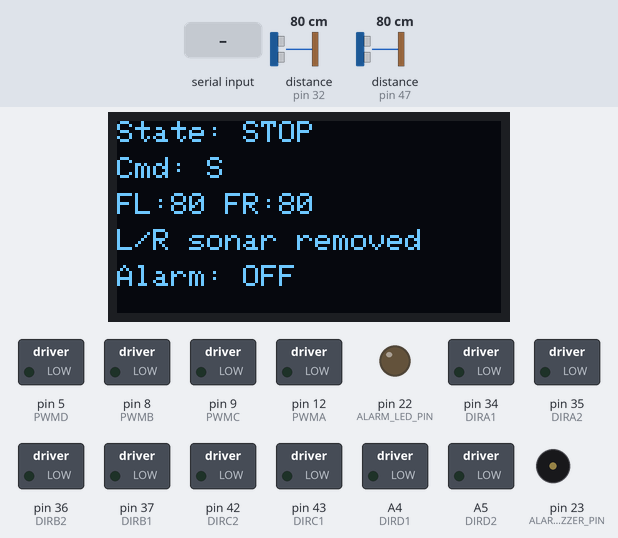
The sketch below on a simulated Arduino Mega 2560, built with avr-gcc and run on an emulated ATmega2560. On the bench: 128×64 one-colour display, switched loads named in the sketch (green lamp = pin HIGH), output pins drawn as LEDs (lit = HIGH), buzzer (waves = sounding, pin HIGH). Wiring (inferred from the names in the program): 2 × ultrasonic range finder: trigger pin 33, echo pin 32 / trigger pin 48, echo pin 47. The test bench sets the inputs (shaded band); at power-on: distance to the obstacle (sensors on pin 32, pin 47) 80 cm. The echo pulse lasts 58.3 µs per cm; pins used as bus, display or sensor lines are not drawn.

Above: at 1.2 s.
1.3 s: "B\n" received over Serial
At 1.9 s:
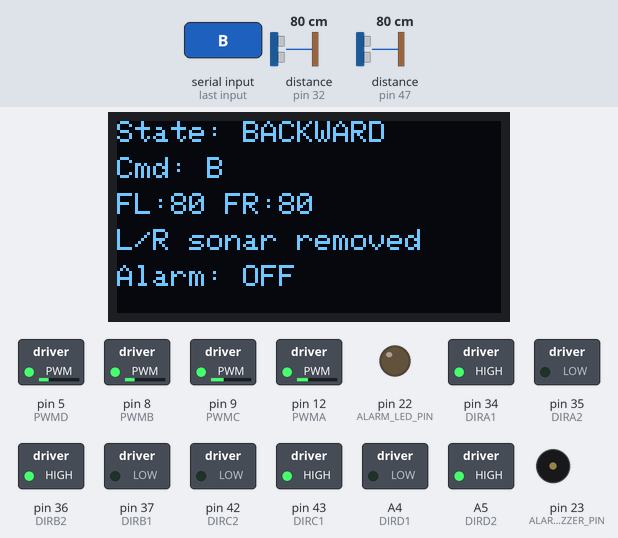
3.7 s: "L\n" received over Serial
At 5.7 s:
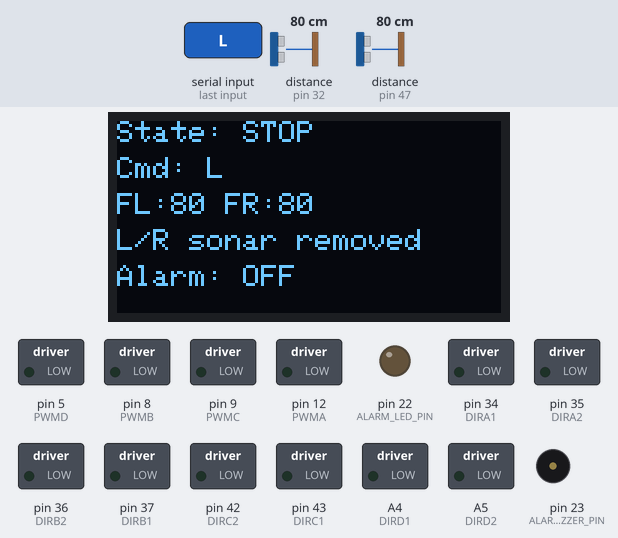
6.0 s: "R\n" received over Serial
At 6.6 s:
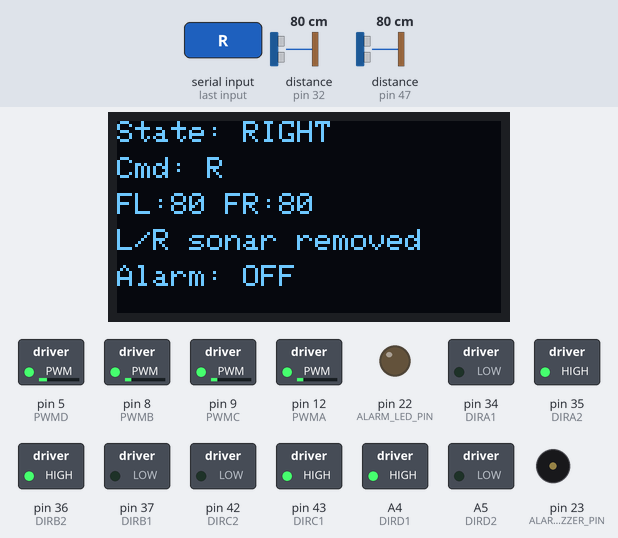
8.5 s: "F\n" received over Serial
At 9.1 s:
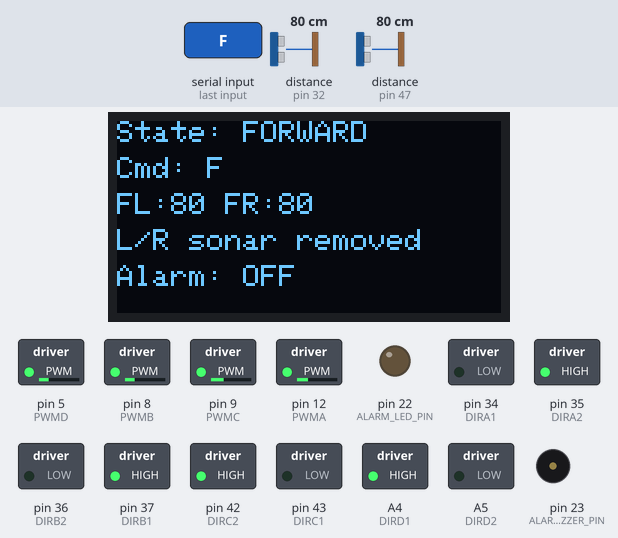
11.0 s: "LL\n" received over Serial
At 11.6 s:
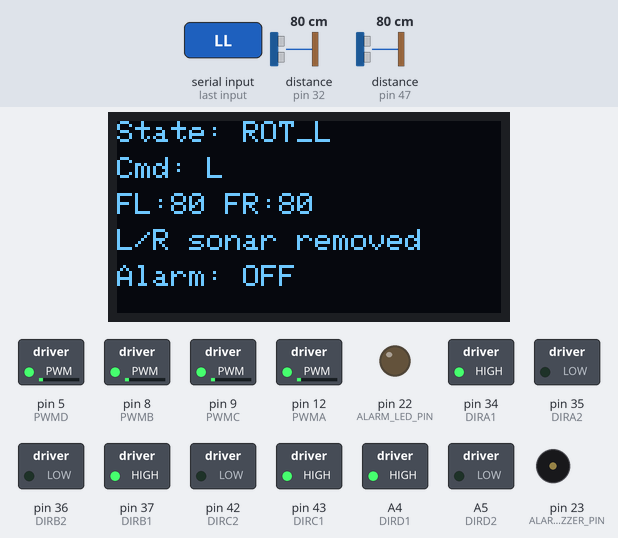
13.5 s: "RR\n" received over Serial
At 14.1 s:
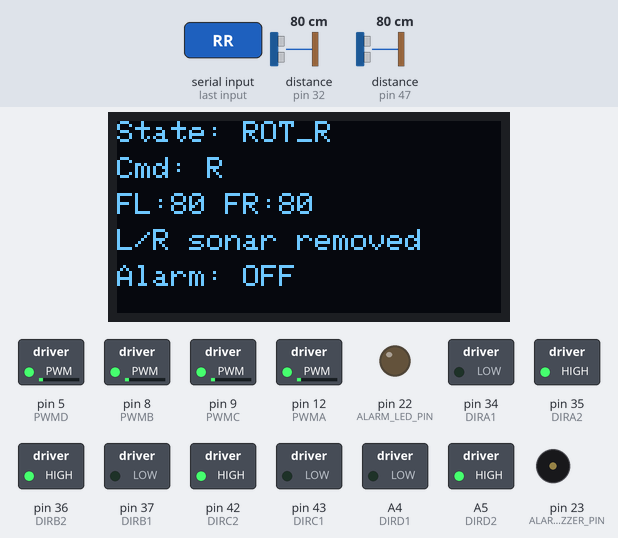
Timing chart, 0 to 16.5 s (numbered marks = the images above; inputs shaded):
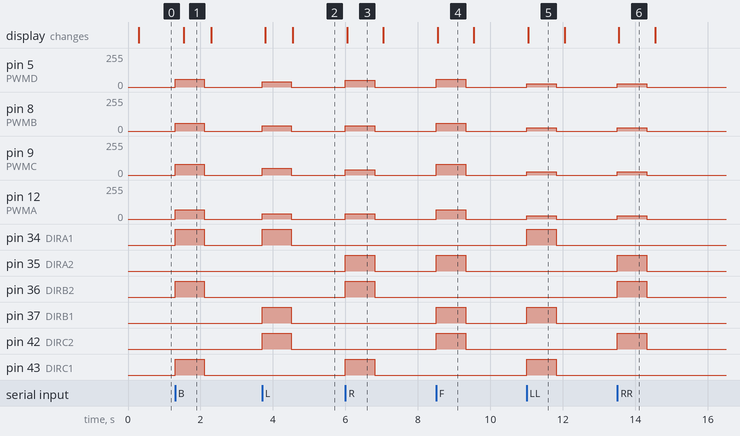

The sketch:

non_PID_slow.ino
```cpp
#include <Arduino.h>
#include <Wire.h>
#include <Adafruit_GFX.h>
#include <Adafruit_SSD1306.h>

// ====================================================================
// 模块1：引脚定义
// ====================================================================

// 电机引脚
#define PWMA 12
#define DIRA1 34
#define DIRA2 35
#define PWMB 8
#define DIRB1 37
#define DIRB2 36
#define PWMC 9
#define DIRC1 43
#define DIRC2 42
#define PWMD 5
#define DIRD1 A4
#define DIRD2 A5

// 超声波引脚
#define FRONT_LEFT_TRIG_PIN 48
#define FRONT_LEFT_ECHO_PIN 47
#define FRONT_RIGHT_TRIG_PIN 33
#define FRONT_RIGHT_ECHO_PIN 32

// OLED
#define OLED_SCREEN_WIDTH 128
#define OLED_SCREEN_HEIGHT 64
#define OLED_RESET -1
#define OLED_I2C_ADDRESS 0x3C
Adafruit_SSD1306 oledDisplay(OLED_SCREEN_WIDTH, OLED_SCREEN_HEIGHT, &Wire, OLED_RESET);

// 报警输出
#define ALARM_LED_PIN 22
#define ALARM_BUZZER_PIN 23

// ====================================================================
// 模块2：全局参数配置
// ====================================================================

// PWM 设置
const int PWM_MIN = 0;
const int PWM_MAX = 255;
const int  BASE_PWM = 60;
const int SIDE_PWM = 40;
const int ROTATE_PWM = 65;

// 避障阈值
const int FRONT_OBSTACLE_CM = 6;

// 周期参数
const unsigned long SONAR_READ_INTERVAL_MS = 120UL;
const unsigned long OLED_REFRESH_INTERVAL_MS = 250UL;
const unsigned long ALARM_BLINK_INTERVAL_MS = 300UL;
const unsigned long COMMAND_TIMEOUT_MS = 800UL;
const unsigned long EMERGENCY_OLED_BLINK_INTERVAL_MS = 120UL;

// ====================================================================
// 模块3：枚举和全局变量
// ====================================================================

enum RobotState {
  ROBOT_STOP = 0,
  ROBOT_FORWARD,
  ROBOT_BACKWARD,
  ROBOT_LEFT,
  ROBOT_RIGHT,
  ROBOT_ROTATE_LEFT,
  ROBOT_ROTATE_RIGHT,
  ROBOT_ALARM
};

RobotState robotState = ROBOT_STOP;

// 串口命令
char lastCmd = 'S';
unsigned long lastCommandTimeMs = 0;

// 报警相关
bool alarmActive = false;
bool alarmToggleState = false;
unsigned long lastAlarmBlinkMs = 0;
bool emergencyObstacleActive = false;
bool emergencyOledBlinkOn = false;
unsigned long lastEmergencyOledBlinkMs = 0;

// 超声波测距结果
long frontLeftDistCm = -1;
long frontRightDistCm = -1;
unsigned long lastSonarReadMs = 0;

// OLED
bool oledReady = false;
unsigned long lastOledRefreshMs = 0;

// ====================================================================
// 模块5：电机控制宏定义
// ====================================================================

#define MOTORA_FORWARD(pwm) do{ digitalWrite(DIRA1, LOW);  digitalWrite(DIRA2, HIGH); analogWrite(PWMA, (pwm)); }while(0)
#define MOTORA_BACKOFF(pwm) do{ digitalWrite(DIRA1, HIGH); digitalWrite(DIRA2, LOW);  analogWrite(PWMA, (pwm)); }while(0)
#define MOTORA_STOP()       do{ digitalWrite(DIRA1, LOW);  digitalWrite(DIRA2, LOW);  analogWrite(PWMA, 0); }while(0)

#define MOTORB_FORWARD(pwm) do{ digitalWrite(DIRB1, LOW);  digitalWrite(DIRB2, HIGH); analogWrite(PWMB, (pwm)); }while(0)
#define MOTORB_BACKOFF(pwm) do{ digitalWrite(DIRB1, HIGH); digitalWrite(DIRB2, LOW);  analogWrite(PWMB, (pwm)); }while(0)
#define MOTORB_STOP()       do{ digitalWrite(DIRB1, LOW);  digitalWrite(DIRB2, LOW);  analogWrite(PWMB, 0); }while(0)

#define MOTORC_FORWARD(pwm) do{ digitalWrite(DIRC1, LOW);  digitalWrite(DIRC2, HIGH); analogWrite(PWMC, (pwm)); }while(0)
#define MOTORC_BACKOFF(pwm) do{ digitalWrite(DIRC1, HIGH); digitalWrite(DIRC2, LOW);  analogWrite(PWMC, (pwm)); }while(0)
#define MOTORC_STOP()       do{ digitalWrite(DIRC1, LOW);  digitalWrite(DIRC2, LOW);  analogWrite(PWMC, 0); }while(0)

#define MOTORD_FORWARD(pwm) do{ digitalWrite(DIRD1, LOW);  digitalWrite(DIRD2, HIGH); analogWrite(PWMD, (pwm)); }while(0)
#define MOTORD_BACKOFF(pwm) do{ digitalWrite(DIRD1, HIGH); digitalWrite(DIRD2, LOW);  analogWrite(PWMD, (pwm)); }while(0)
#define MOTORD_STOP()       do{ digitalWrite(DIRD1, LOW);  digitalWrite(DIRD2, LOW);  analogWrite(PWMD, 0); }while(0)

// ====================================================================
// 模块6：电机控制函数（全部开环）
// ====================================================================

int clampPwm(int pwm) {
  return constrain(pwm, PWM_MIN, PWM_MAX);
}

void stopAllMotors() {
  MOTORA_STOP();
  MOTORB_STOP();
  MOTORC_STOP();
  MOTORD_STOP();
}

void moveForward(int pwm) {
  int p = clampPwm(pwm);
  MOTORA_FORWARD(p + 10);  // 保留原本偏置
  MOTORC_FORWARD(p + 20);
  MOTORB_BACKOFF(p);
  MOTORD_BACKOFF(p);
}

void moveBackward(int pwm) {
  int p = clampPwm(pwm);
  MOTORA_BACKOFF(p + 10);
  MOTORC_BACKOFF(p + 20);
  MOTORB_FORWARD(p);
  MOTORD_FORWARD(p);
}

void moveLeft(int pwm) {
  int p = clampPwm(pwm);
  MOTORA_BACKOFF(p);
  MOTORC_FORWARD(p + 10);
  MOTORB_BACKOFF(p);
  MOTORD_FORWARD(p);
}

void moveRight(int pwm) {
  int p = clampPwm(pwm);
  MOTORA_FORWARD(p);
  MOTORC_BACKOFF(p);
  MOTORB_FORWARD(p);
  MOTORD_BACKOFF(p + 10);
}

void rotateLeft(int pwm) {
  int p = clampPwm(pwm-40);
  // 与你提供的 rotate_1 方向一致：四轮 BACKOFF
  MOTORA_BACKOFF(p);
  MOTORB_BACKOFF(p);
  MOTORC_BACKOFF(p);
  MOTORD_BACKOFF(p);
}

void rotateRight(int pwm) {
  int p = clampPwm(pwm-40);
  // 与你提供的 rotate_2 方向一致：四轮 FORWARD
  MOTORA_FORWARD(p);
  MOTORB_FORWARD(p);
  MOTORC_FORWARD(p);
  MOTORD_FORWARD(p);
}

// ====================================================================
// 模块7：硬件初始化
// ====================================================================

void initMotorPins() {
  pinMode(PWMA, OUTPUT);
  pinMode(DIRA1, OUTPUT);
  pinMode(DIRA2, OUTPUT);

  pinMode(PWMB, OUTPUT);
  pinMode(DIRB1, OUTPUT);
  pinMode(DIRB2, OUTPUT);

  pinMode(PWMC, OUTPUT);
  pinMode(DIRC1, OUTPUT);
  pinMode(DIRC2, OUTPUT);

  pinMode(PWMD, OUTPUT);
  pinMode(DIRD1, OUTPUT);
  pinMode(DIRD2, OUTPUT);
}

void initSonarPins() {
  pinMode(FRONT_LEFT_TRIG_PIN, OUTPUT);
  pinMode(FRONT_LEFT_ECHO_PIN, INPUT);

  pinMode(FRONT_RIGHT_TRIG_PIN, OUTPUT);
  pinMode(FRONT_RIGHT_ECHO_PIN, INPUT);

  digitalWrite(FRONT_LEFT_TRIG_PIN, LOW);
  digitalWrite(FRONT_RIGHT_TRIG_PIN, LOW);
}

void initAlarmPins() {
  pinMode(ALARM_LED_PIN, OUTPUT);
  pinMode(ALARM_BUZZER_PIN, OUTPUT);
  digitalWrite(ALARM_LED_PIN, LOW);
  digitalWrite(ALARM_BUZZER_PIN, LOW);
}

void initOLED() {
  if (oledDisplay.begin(SSD1306_SWITCHCAPVCC, OLED_I2C_ADDRESS)) {
    oledReady = true;
    oledDisplay.clearDisplay();
    oledDisplay.setTextSize(1);
    oledDisplay.setTextColor(SSD1306_WHITE);
    oledDisplay.setCursor(0, 0);
    oledDisplay.println("Robot Booting...");
    oledDisplay.display();
  } else {
    oledReady = false;
  }
}

// ====================================================================
// 模块8：超声波读取
// ====================================================================

long readUltrasonicCM(int trigPin, int echoPin) {
  digitalWrite(trigPin, LOW);
  delayMicroseconds(3);
  digitalWrite(trigPin, HIGH);
  delayMicroseconds(10);
  digitalWrite(trigPin, LOW);

  long duration = pulseIn(echoPin, HIGH, 30000);
  if (duration == 0) return -1;

  long distance = duration / 58;
  if (distance < 2 || distance > 400) return -1;

  return distance;
}

void updateSonars() {
  unsigned long now = millis();
  if (now - lastSonarReadMs < SONAR_READ_INTERVAL_MS) return;
  lastSonarReadMs = now;

  frontLeftDistCm = readUltrasonicCM(FRONT_LEFT_TRIG_PIN, FRONT_LEFT_ECHO_PIN);
  delay(8);
  frontRightDistCm = readUltrasonicCM(FRONT_RIGHT_TRIG_PIN, FRONT_RIGHT_ECHO_PIN);
}

bool isFrontObstacle() {
  if (frontLeftDistCm > 0 && frontLeftDistCm < FRONT_OBSTACLE_CM) return true;
  if (frontRightDistCm > 0 && frontRightDistCm < FRONT_OBSTACLE_CM) return true;
  return false;
}

void triggerEmergencyObstacle() {
  emergencyObstacleActive = true;
  emergencyOledBlinkOn = true;
  lastEmergencyOledBlinkMs = millis();
}

// ====================================================================
// 模块9：报警控制
// ====================================================================

void setAlarmOutputs(bool on) {
  digitalWrite(ALARM_LED_PIN, on ? HIGH : LOW);
  digitalWrite(ALARM_BUZZER_PIN, on ? HIGH : LOW);
}

void updateAlarmOutput() {
  if (!alarmActive) {
    setAlarmOutputs(false);
    return;
  }

  unsigned long now = millis();
  if (now - lastAlarmBlinkMs >= ALARM_BLINK_INTERVAL_MS) {
    lastAlarmBlinkMs = now;
    alarmToggleState = !alarmToggleState;
    setAlarmOutputs(alarmToggleState);
  }
}

// ====================================================================
// 模块10：状态执行
// ====================================================================

void applyRobotState(RobotState state) {
  robotState = state;

  switch (state) {
    case ROBOT_STOP:
      stopAllMotors();
      break;

    case ROBOT_FORWARD:
      moveForward(BASE_PWM);
      break;

    case ROBOT_BACKWARD:
      moveBackward(BASE_PWM);
      break;

    case ROBOT_LEFT:
      moveLeft(SIDE_PWM);
      break;

    case ROBOT_RIGHT:
      moveRight(SIDE_PWM);
      break;

    case ROBOT_ROTATE_LEFT:
      rotateLeft(ROTATE_PWM);
      break;

    case ROBOT_ROTATE_RIGHT:
      rotateRight(ROTATE_PWM);
      break;

    case ROBOT_ALARM:
      stopAllMotors();
      break;
  }
}

// ====================================================================
// 模块11：串口命令解析
// ====================================================================

void executeCommand(const String& cmd) {
  if (cmd.length() == 0) return;
  lastCmd = cmd[0];
  lastCommandTimeMs = millis();

  if (cmd == "F") {
      alarmActive = false;
      if (isFrontObstacle()) {
        triggerEmergencyObstacle();
        applyRobotState(ROBOT_STOP);
      } else {
        emergencyObstacleActive = false;
        applyRobotState(ROBOT_FORWARD);
      }
      return;
  }

  if (cmd == "B") {
      alarmActive = false;
      emergencyObstacleActive = false;
      applyRobotState(ROBOT_BACKWARD);
      return;
  }

  if (cmd == "L") {
      alarmActive = false;
      emergencyObstacleActive = false;
      applyRobotState(ROBOT_LEFT);
      return;
  }

  if (cmd == "R") {
      alarmActive = false;
      emergencyObstacleActive = false;
      applyRobotState(ROBOT_RIGHT);
      return;
  }

  if (cmd == "LL") {
      alarmActive = false;
      emergencyObstacleActive = false;
      applyRobotState(ROBOT_ROTATE_LEFT);
      return;
  }

  if (cmd == "RR") {
      alarmActive = false;
      emergencyObstacleActive = false;
      applyRobotState(ROBOT_ROTATE_RIGHT);
      return;
  }

  if (cmd == "S") {
      alarmActive = false;
      emergencyObstacleActive = false;
      applyRobotState(ROBOT_STOP);
      return;
  }

  if (cmd == "A") {
      emergencyObstacleActive = false;
      applyRobotState(ROBOT_ALARM);
      alarmActive = true;
      return;
  }

  alarmActive = false;
  emergencyObstacleActive = false;
  applyRobotState(ROBOT_STOP);
}

void readJetsonCommand() {
  static String token = "";
  while (Serial.available() > 0) {
    char c = Serial.read();
    if (c == '\n' || c == '\r' || c == ' ') {
      if (token.length() > 0) {
        executeCommand(token);
        token = "";
      }
      continue;
    }
    token += c;
  }
}

// ====================================================================
// 模块12：安全逻辑
// ====================================================================

void updateSafetyLogic() {
  if (millis() - lastCommandTimeMs > COMMAND_TIMEOUT_MS) {
    if (robotState != ROBOT_STOP && robotState != ROBOT_ALARM) {
      applyRobotState(ROBOT_STOP);
    }
  }

  if (robotState == ROBOT_FORWARD && isFrontObstacle()) {
    triggerEmergencyObstacle();
    applyRobotState(ROBOT_STOP);
  }
}

// ====================================================================
// 模块13：OLED 显示
// ====================================================================

const char* stateToString(RobotState state) {
  switch (state) {
    case ROBOT_STOP: return "STOP";
    case ROBOT_FORWARD: return "FORWARD";
    case ROBOT_BACKWARD: return "BACKWARD";
    case ROBOT_LEFT: return "LEFT";
    case ROBOT_RIGHT: return "RIGHT";
    case ROBOT_ROTATE_LEFT: return "ROT_L";
    case ROBOT_ROTATE_RIGHT: return "ROT_R";
    case ROBOT_ALARM: return "ALARM";
    default: return "UNKNOWN";
  }
}

void updateOLED() {
  if (!oledReady) return;

  unsigned long now = millis();

  // 紧急避障优先显示：SSD1306 为单色屏，使用全屏闪烁做强警示
  if (emergencyObstacleActive) {
    if (now - lastEmergencyOledBlinkMs >= EMERGENCY_OLED_BLINK_INTERVAL_MS) {
      lastEmergencyOledBlinkMs = now;
      emergencyOledBlinkOn = !emergencyOledBlinkOn;
    }

    oledDisplay.clearDisplay();
    if (emergencyOledBlinkOn) {
      oledDisplay.fillRect(0, 0, OLED_SCREEN_WIDTH, OLED_SCREEN_HEIGHT, SSD1306_WHITE);
      oledDisplay.setTextColor(SSD1306_BLACK);
    } else {
      oledDisplay.fillRect(0, 0, OLED_SCREEN_WIDTH, OLED_SCREEN_HEIGHT, SSD1306_BLACK);
      oledDisplay.setTextColor(SSD1306_WHITE);
    }
    oledDisplay.setTextSize(2);
    oledDisplay.setCursor(8, 12);
    oledDisplay.println("EMERGENCY");
    oledDisplay.setCursor(24, 38);
    oledDisplay.println("STOP");
    oledDisplay.display();
    return;
  }

  if (now - lastOledRefreshMs < OLED_REFRESH_INTERVAL_MS) return;
  lastOledRefreshMs = now;

  oledDisplay.clearDisplay();
  oledDisplay.setTextSize(1);
  oledDisplay.setTextColor(SSD1306_WHITE);

  oledDisplay.setCursor(0, 0);
  oledDisplay.print("State: ");
  oledDisplay.println(stateToString(robotState));

  oledDisplay.setCursor(0, 12);
  oledDisplay.print("Cmd: ");
  oledDisplay.println(lastCmd);

  oledDisplay.setCursor(0, 24);
  oledDisplay.print("FL:");
  oledDisplay.print(frontLeftDistCm);
  oledDisplay.print(" FR:");
  oledDisplay.println(frontRightDistCm);

  oledDisplay.setCursor(0, 36);
  oledDisplay.println("L/R sonar removed");

  oledDisplay.setCursor(0, 48);
  oledDisplay.print("Alarm: ");
  oledDisplay.println(alarmActive ? "ON" : "OFF");

  oledDisplay.display();
}

// ====================================================================
// setup / loop
// ====================================================================

void setup() {
  Serial.begin(115200);
  Wire.begin();

  initMotorPins();
  initSonarPins();
  initAlarmPins();
  initOLED();

  stopAllMotors();
  lastCommandTimeMs = millis();
}

void loop() {
  readJetsonCommand();
  updateSonars();
  updateSafetyLogic();
  updateAlarmOutput();
  updateOLED();
}
```

Measured:
- after the input at 1.3 s, pin 5 (PWMD), pin 8 (PWMB): 0/255 → 60/255 at once, → 0/255 0.80 s later
- after the input at 3.7 s, pin 5 (PWMD), pin 8 (PWMB), pin 12 (PWMA): 0/255 → 40/255 at once, → 0/255 0.80 s later; pin 9 (PWMC): 0/255 → 50/255 at once, → 0/255 0.80 s later; pin 34 (DIRA1), pin 37 (DIRB1), pin 42 (DIRC2), A5 (DIRD2): LOW → HIGH at once, → LOW 0.80 s later; the display: first changes after 0.09 s (image 2 shows a later state)
- after the input at 6.0 s, pin 5 (PWMD): 0/255 → 50/255 at once, → 0/255 0.81 s later; pin 8 (PWMB), pin 9 (PWMC), pin 12 (PWMA): 0/255 → 40/255 at once, → 0/255 0.81 s later; pin 35 (DIRA2), pin 36 (DIRB2), pin 43 (DIRC1), A4 (DIRD1): LOW → HIGH at once, → LOW 0.81 s later; the display: changes at once (image 3)
- after the input at 8.5 s, pin 5 (PWMD), pin 8 (PWMB): 0/255 → 60/255 at once, → 0/255 0.81 s later
- after the input at 11.0 s, pin 5 (PWMD), pin 8 (PWMB), pin 9 (PWMC), pin 12 (PWMA): 0/255 → 25/255 at once, → 0/255 0.81 s later; pin 34 (DIRA1), pin 37 (DIRB1), pin 43 (DIRC1), A4 (DIRD1): LOW → HIGH at once, → LOW 0.81 s later; the display: changes at once (image 5)
- after the input at 13.5 s, pin 5 (PWMD), pin 8 (PWMB), pin 9 (PWMC), pin 12 (PWMA): 0/255 → 25/255 at once, → 0/255 0.81 s later; pin 35 (DIRA2), pin 36 (DIRB2), pin 42 (DIRC2), A5 (DIRD2): LOW → HIGH at once, → LOW 0.81 s later; the display: changes at once (image 6)
- what the display in image 1 shows lasts 0.8 s, from 1.5 s to 2.3 s
